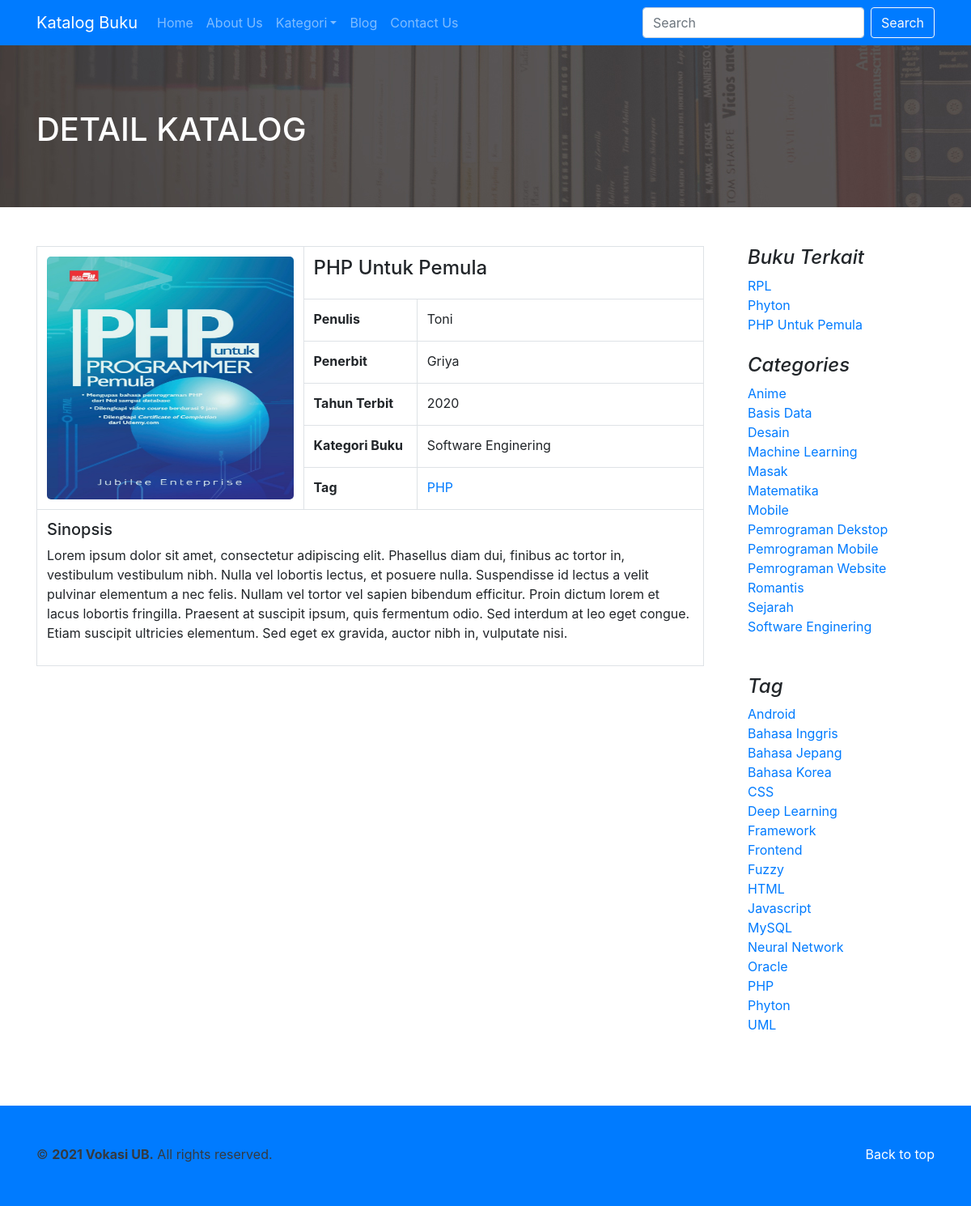
Page /index.php?include=detail-buku&data=27 on the committed database.
### tables this page shows
CREATE TABLE `buku` (
  `id_buku` int(11) NOT NULL,
  `id_kategori_buku` int(11) DEFAULT NULL,
  `judul` varchar(255) DEFAULT NULL,
  `pengarang` varchar(255) DEFAULT NULL,
  `id_penerbit` int(11) DEFAULT NULL,
  `tahun_terbit` int(11) DEFAULT NULL,
  `sinopsis` text DEFAULT NULL,
  `cover` varchar(255) DEFAULT NULL
);

CREATE TABLE `penerbit` (
  `id_penerbit` int(11) NOT NULL,
  `penerbit` varchar(100) DEFAULT NULL,
  `alamat` text DEFAULT NULL
);

CREATE TABLE `kategori_buku` (
  `id_kategori_buku` int(11) NOT NULL,
  `kategori_buku` varchar(50) DEFAULT NULL
);

CREATE TABLE `tag` (
  `id_tag` int(11) NOT NULL,
  `tag` varchar(100) DEFAULT NULL
);

### include/detailbuku.php (the view)
<section id="blog-header">
  <div class="container">
    <h1 class="text-white">DETAIL KATALOG</h1>
  </div>
</section><br><br>
<section id="katalog-wrapper">
  <main role="main" class="container">
    <div class="row">
      <div class="col-md-9 katalog-detail">
        <?php
        if (isset($_GET['data'])) {
          $id_buku = $_GET['data'];
          $sql_d = "SELECT b.cover, k.kategori_buku, b.judul, b.pengarang, b.tahun_terbit, p.penerbit, b.sinopsis, b.id_kategori_buku FROM buku b INNER JOIN kategori_buku k ON b.id_kategori_buku = k.id_kategori_buku INNER JOIN penerbit p ON b.id_penerbit = p.id_penerbit WHERE b.id_buku = '$id_buku'";
          $query_d = mysqli_query($koneksi, $sql_d);
          while ($data_d = mysqli_fetch_row($query_d)) {
            $id_kategori = $data_d[7];
            $arr_idtag = [];
            $arr_tag = [];
            $sql_tb = "SELECT tb.id_tag, t.tag FROM tag_buku tb INNER JOIN tag t ON tb.id_tag = t.id_tag WHERE tb.id_buku = '$id_buku' ORDER BY t.tag";
            $query_tb = mysqli_query($koneksi, $sql_tb);
            while ($data_tb = mysqli_fetch_row($query_tb)) {
              $arr_idtag[] = $data_tb[0];
              $arr_tag[] = $data_tb[1];
            }
        ?>
            <div class="table-responsive">
              <table class="table table-bordered">
                <tr>
                  <td width="40%" rowspan="6"><img src="admin/cover/<?= $data_d[0] ?>" class="img-fluid" alt="Books Collection" title="Books"></td>
                  <td colspan="2">
                    <h4><?= $data_d[2] ?></h4>
                  </td>
                </tr>
                <tr>
                  <td width="17%"><strong>Penulis</strong></td>
                  <td width="43%"><?= $data_d[3] ?></td>
                </tr>
                <tr>
                  <td><strong>Penerbit</strong></td>
                  <td><?= $data_d[5] ?></td>
                </tr>
                <tr>
                  <td><strong>Tahun Terbit</strong></td>
                  <td><?= $data_d[4] ?></td>
                </tr>
                <tr>
                  <td><strong>Kategori Buku</strong></td>
                  <td><?= $data_d[1] ?></td>
                </tr>
                <tr>
                  <td><strong>Tag</strong></td>
                  <td>
                    <?php
                    if (!empty($arr_tag)) {
                      $jml_tag = count($arr_tag);
                      for ($i=0; $i < $jml_tag; $i++) {
                        if ($i == $jml_tag-1) {
                          echo "<a href='index.php?include=daftar-buku-tag&data=$arr_idtag[$i]'>$arr_tag[$i]</a>";
                        } else {
                          echo "<a href='index.php?include=daftar-buku-tag&data=$arr_idtag[$i]'>$arr_tag[$i]</a>, ";
                        }
                      }
                    }
                    ?>
                  </td>
                </tr>
                <tr>
                  <td colspan="3">
                    <h5>Sinopsis</h5>
                    <?= $data_d[6] ?>
                  </td>
                </tr>
              </table>
            </div>
        <?php
          }
        } else {
        }
        ?>
      </div>
      <aside class="col-md-3 katalog-sidebar">
        <div class="pl-4 pb-4">
          <h4 class="font-italic">Buku Terkait</h4>
          <ol class="list-unstyled mb-0">
            <?php
            $sql_bt = "SELECT id_buku, judul FROM buku WHERE id_kategori_buku = '$id_kategori' ORDER BY rand() LIMIT 5";
            $query_bt = mysqli_query($koneksi, $sql_bt);
            while ($data_bt = mysqli_fetch_row($query_bt)) {
              echo "<li><a href='index.php?include=detail-buku&data=$data_bt[0]'>$data_bt[1]</a></li>";
            }
            ?>
          </ol>
        </div>
        <div class="pl-4 pb-4">
          <h4 class="font-italic">Categories</h4>
          <ol class="list-unstyled mb-0">
            <?php
            $sql_c = "SELECT id_kategori_buku, kategori_buku FROM kategori_buku ORDER BY kategori_buku";
            $query_c = mysqli_query($koneksi, $sql_c);
            while ($data_c = mysqli_fetch_row($query_c)) {
              echo "<li><a href='index.php?include=daftar-buku-kategori&data=$data_c[0]'>$data_c[1]</a></li>";
            }
            ?>
        </div>
        <div class="p-4">
          <h4 class="font-italic">Tag</h4>
          <ol class="list-unstyled">
            <?php
            $sql_t = "SELECT id_tag, tag FROM tag ORDER BY tag";
            $query_t = mysqli_query($koneksi, $sql_t);
            while ($data_t = mysqli_fetch_row($query_t)) {
              echo "<li><a href='index.php?include=daftar-buku-tag&data=$data_t[0]'>$data_t[1]</a></li>";
            }
            ?>
          </ol>
        </div>
      </aside>
    </div>
  </main>
</section><br><br>

### rows in the picture
buku: cover (picture), judul "PHP Untuk Pemula", pengarang "Toni", id_penerbit.penerbit "Griya", tahun_terbit "2020", id_kategori_buku.kategori_buku "Software Enginering", i "PHP", sinopsis "Lorem ipsum dolor sit amet, consectetur adipiscing elit. Phasellus diam dui, finibus ac tortor in, vestibulum vestibulum nibh. Nulla vel lobortis lectus, et posuere nulla. Suspendisse id lectus a velit pulvinar elementum a nec felis. Nullam vel tortor vel sapien bibendum efficitur. Proin dictum lorem et lacus lobortis fringilla. Praesent at suscipit ipsum, quis fermentum odio. Sed interdum at leo eget congue. Etiam suscipit ultricies elementum. Sed eget ex gravida, auctor nibh in, vulputate nisi."
buku: judul "RPL"
buku: judul "Phyton"
kategori_buku: kategori_buku "Anime"
kategori_buku: kategori_buku "Basis Data"
kategori_buku: kategori_buku "Desain"
kategori_buku: kategori_buku "Machine Learning"
kategori_buku: kategori_buku "Masak"
kategori_buku: kategori_buku "Matematika"
kategori_buku: kategori_buku "Mobile"
kategori_buku: kategori_buku "Pemrograman Dekstop"
kategori_buku: kategori_buku "Pemrograman Mobile"
kategori_buku: kategori_buku "Pemrograman Website"
kategori_buku: kategori_buku "Romantis"
kategori_buku: kategori_buku "Sejarah"
kategori_buku: kategori_buku "Software Enginering"
tag: tag "Android"
tag: tag "Bahasa Inggris"
tag: tag "Bahasa Jepang"
tag: tag "Bahasa Korea"
tag: tag "CSS"
tag: tag "Deep Learning"
tag: tag "Framework"
tag: tag "Frontend"
tag: tag "Fuzzy"
tag: tag "HTML"
tag: tag "Javascript"
tag: tag "MySQL"
tag: tag "Neural Network"
tag: tag "Oracle"
tag: tag "PHP"
tag: tag "Phyton"
tag: tag "UML"
